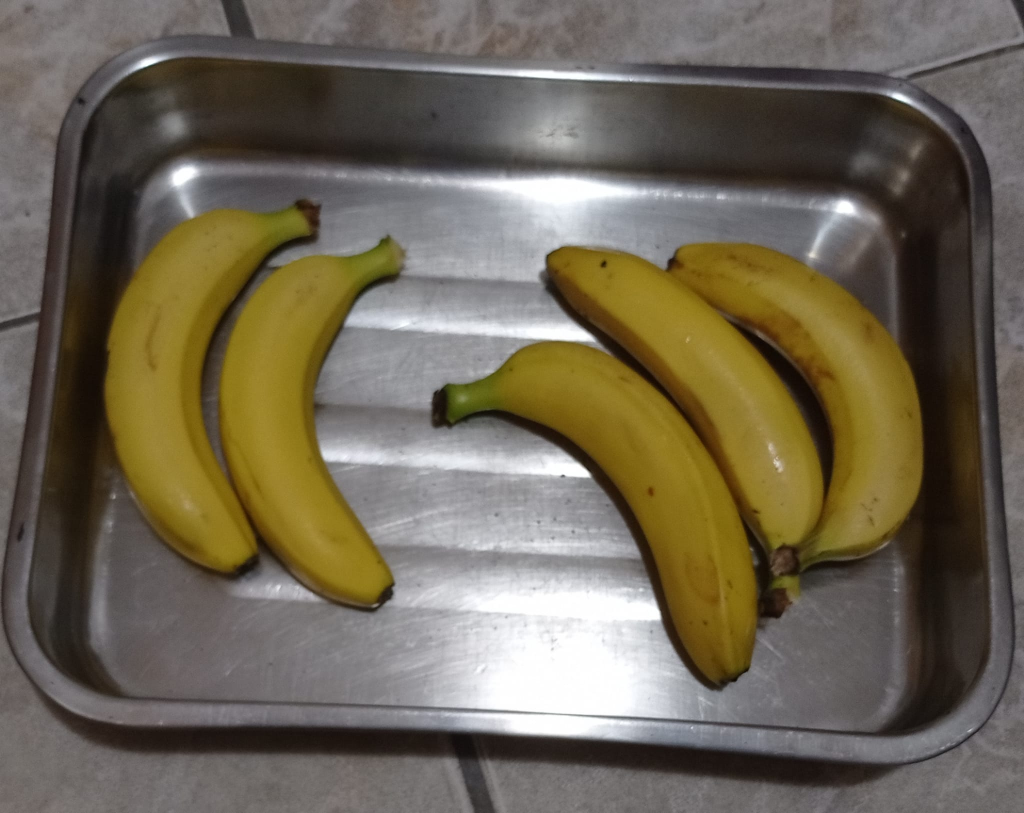
#> input picture test_propias/test1.jpeg, 2048 x 1625 px (shown at 1/2 size)
$ python -i detector_utils.py   (imports and definitions only)
#> lines starting #> are read from the running program, lines starting #| are printed output that depends on the picture; after the words box and inside, x2 and y2 are one past the last pixel; in counts of white or black regions, pixels touching at a corner belong together
#> further down, picture is the input picture: shape (1625, 2048, 3); mean B, G, R 84.7, 102, 110.5
import numpy as np
import cv2
import matplotlib.pyplot as plt


def show(img):
    plt.imshow(img,cmap='gray')
    plt.show()


def filtrar_areas(img,th):
    connectivity = 8
    out = cv2.connectedComponentsWithStats(img.copy(), connectivity)
    (numLabels, labels, stats, centroids) = out
    mask = np.zeros(img.shape, dtype="uint8")

    for i in range(1, numLabels):
        area = stats[i, cv2.CC_STAT_AREA]
        if area > th:
            componentMask = (labels == i).astype("uint8") * 255
            mask = cv2.bitwise_or(mask, componentMask)

    return mask


# [21 lines left out: function suavizar, not called in this run]


def background(I,Ib):
    return I*np.moveaxis(np.array([Ib,Ib,Ib]),0,-1)

def eliminar_fondo(img,area_th = 2000,blur_dim = 7,morph_kernel = 7):

#> called with area_th = 2000, blur_dim = 7, morph_kernel = 7
    I=cv2.cvtColor(img.copy(),cv2.COLOR_BGR2RGB)
    Iy=cv2.cvtColor(I.copy(),cv2.COLOR_RGB2YUV)
#> Iy: shape (1625, 2048, 3); mean of channels 0, 1, 2 102.5, 119.3, 135.1
    u=Iy[...,1]
    v=Iy[...,2]

    _, thru = cv2.threshold(u, 0, 255, cv2.THRESH_BINARY + cv2.THRESH_OTSU)
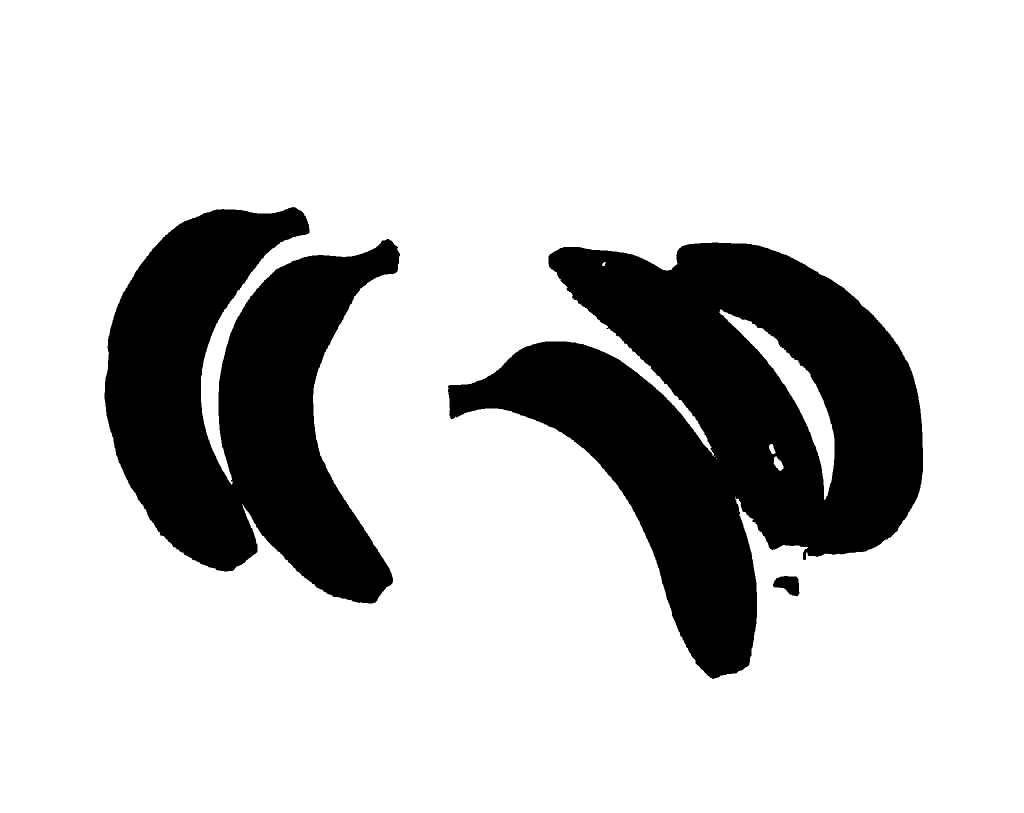
#> thru: shape (1625, 2048) (shown at 1/2 size); 79.4% white; 3 black regions, box (x1, y1, x2, y2) and area: (896, 485, 1846, 1358) 402593, (209, 414, 800, 1207) 282157, (1546, 1152, 1599, 1193) 1429
    _, thrv = cv2.threshold(v, 0, 255, cv2.THRESH_BINARY + cv2.THRESH_OTSU)
#> thrv: shape (1625, 2048); 21% white; 11 white regions (4 under 20 px), largest, box (x1, y1, x2, y2) and area: (992, 486, 1848, 1360) 412980, (208, 419, 784, 1209) 277612, (1916, 832, 1960, 992) 5150

    ub=u>thru
    vb=v<thrv
    orb=ub+vb
#> orb: shape (1625, 2048) bool; 21.6% white; 9 white regions (3 under 20 px), largest, box (x1, y1, x2, y2) and area: (896, 485, 1848, 1360) 421303, (208, 414, 800, 1209) 290288, (1916, 832, 1960, 992) 5150, (1546, 1152, 1599, 1217) 2250, (128, 640, 148, 692) 394, (608, 406, 623, 412) 89

    kernel = np.ones((morph_kernel,morph_kernel),np.uint8)
    orb_c=cv2.morphologyEx(np.array(orb,np.uint8), cv2.MORPH_OPEN, kernel)
#> orb_c: shape (1625, 2048); values 0 (black) and 1 (white), 21.6% white; 5 white regions, box (x1, y1, x2, y2) and area: (897, 485, 1848, 1359) 421072, (208, 415, 799, 1208) 290144, (1916, 832, 1960, 992) 5149, (1547, 1152, 1598, 1216) 2230, (136, 656, 148, 692) 300

    orb_c_f= (filtrar_areas(orb_c,area_th)/255).astype(np.uint8)
#> in filtrar_areas, `(numLabels, labels, stats, centroids) = out`:
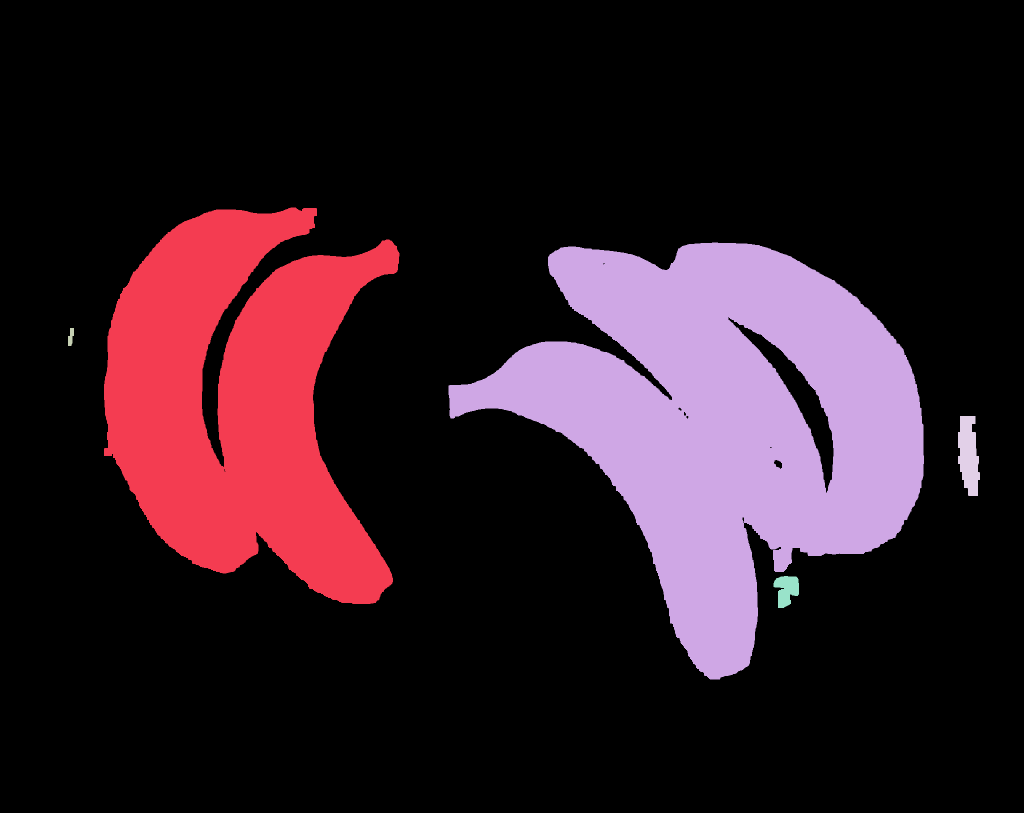
#> labels: shape (1625, 2048) int32 (shown at 1/2 size); 6 distinct labels, from 0 to 5; one colour per label, 0 black
#> in filtrar_areas, `(numLabels, labels, stats, centroids) = out`: numLabels = 6; stats = [[0, 0, 2048, 1625, 2609105], [208, 415, 591, 793, 290144], [897, 485, 951, 874, 421072], [136, 656, 12, 36, 300], [1916, 832, 44, 160, 5149], [1547, 1152, 51, 64, 2230]]; centroids = [[1013.5, 808.1], [477.5, 800.1], [1448.4, 841.1], [141.4, 673.6], [1936.9, 910], [1572.8, 1179]]
#> the loop in filtrar_areas, `for i in range(1, numLabels):` made 5 passes
#> area on passes 1 to 5: 290144, 421072, 300, 5149, 2230
#> pass 1, in filtrar_areas, `componentMask = (labels == i).astype("uint8") * 255`:
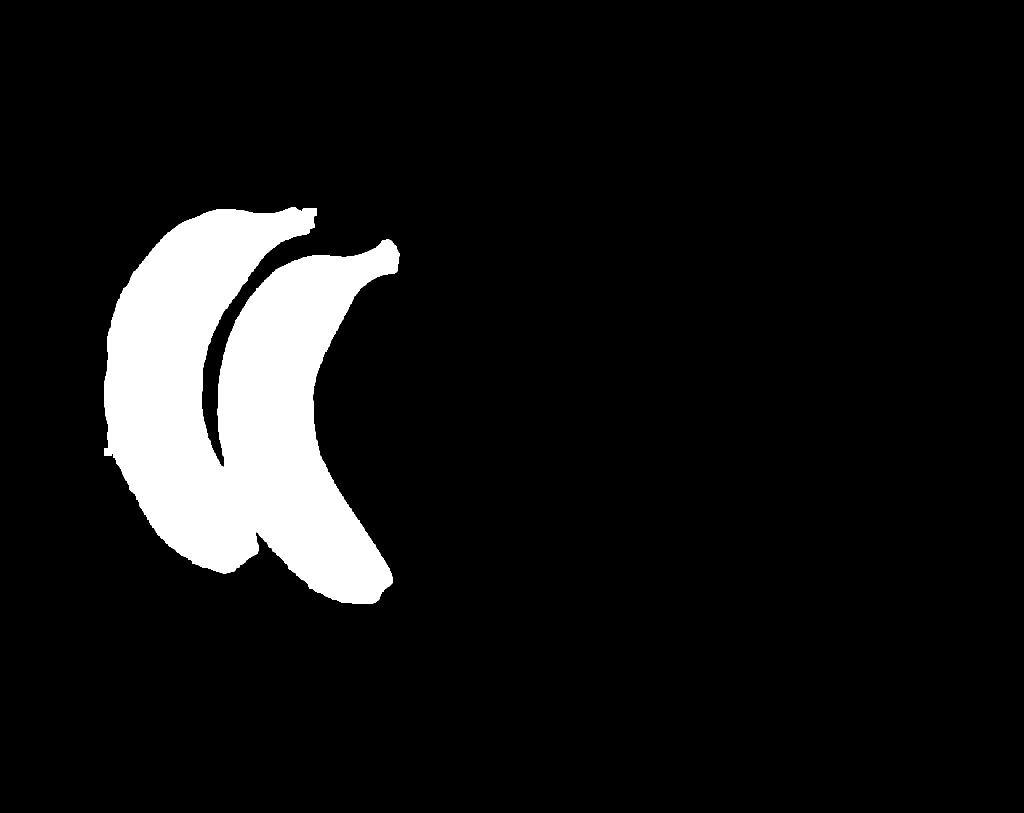
#> componentMask: shape (1625, 2048) (shown at 1/2 size); 8.7% white; 1 white region, box (x1, y1, x2, y2) and area: (208, 415, 799, 1208) 290144
#> orb_c_f: shape (1625, 2048); values 0 (black) and 1 (white), 21.6% white; 4 white regions, box (x1, y1, x2, y2) and area: (897, 485, 1848, 1359) 421072, (208, 415, 799, 1208) 290144, (1916, 832, 1960, 992) 5149, (1547, 1152, 1598, 1216) 2230

    blur = cv2.medianBlur(orb_c_f,blur_dim)
#> blur: shape (1625, 2048); values 0 (black) and 1 (white), 21.6% white; 4 white regions, box (x1, y1, x2, y2) and area: (897, 485, 1848, 1359) 421232, (208, 415, 799, 1208) 290132, (1916, 832, 1960, 992) 5129, (1547, 1152, 1598, 1216) 2224
    bk=background(img.copy(),blur)
#> in background, `return I*np.moveaxis(np.array([Ib,Ib,Ib]),0,-1)`:
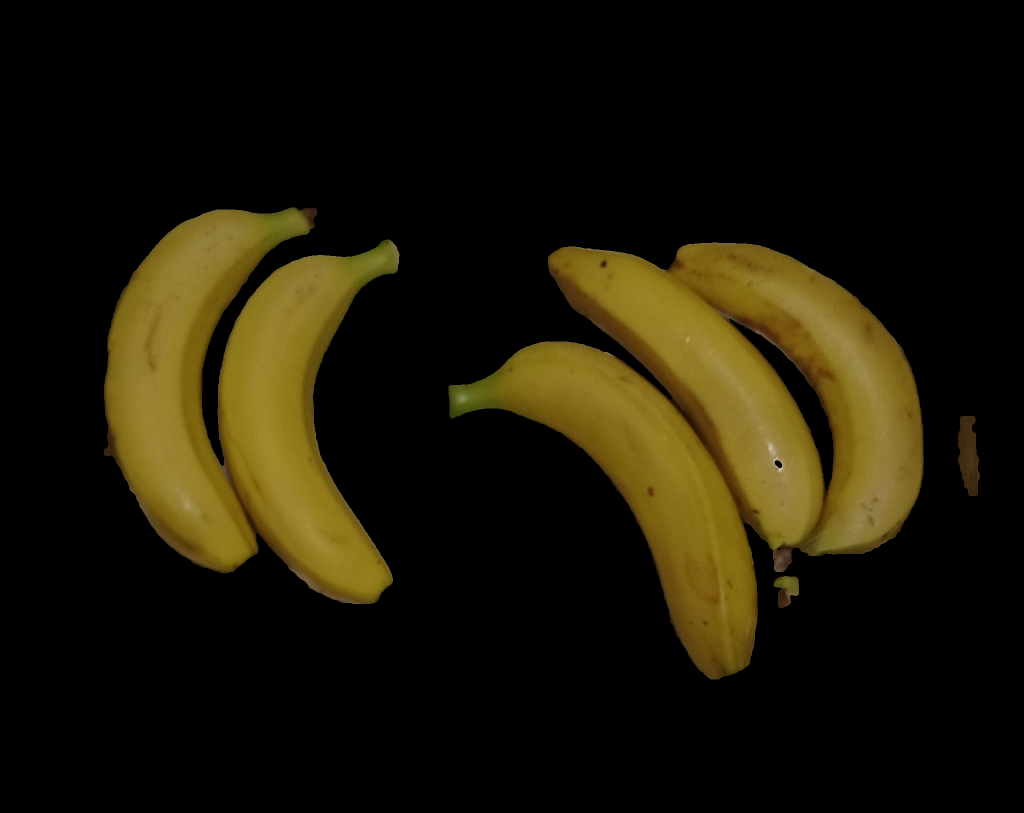
#> returned value: shape (1625, 2048, 3) (shown at 1/2 size); mean of channels 0, 1, 2 6.4, 22.8, 27.8; drawn as B, G, R

    return bk

>>> import cv2
>>> picture = cv2.imread('../test_propias/test1.jpeg')
>>> result = eliminar_fondo(picture)

$ run again, on test_propias/test2.jpeg
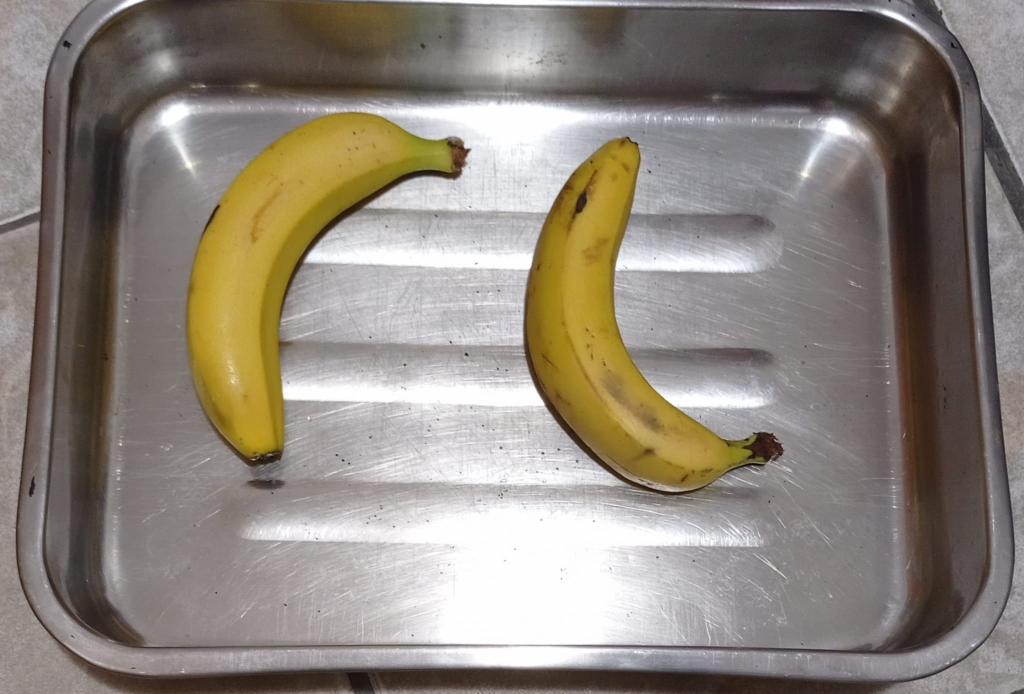
#> input picture test_propias/test2.jpeg, 2048 x 1387 px (shown at 1/2 size)
#> picture is the input picture: shape (1387, 2048, 3); mean B, G, R 124.5, 133.7, 142.1
#> Iy: shape (1387, 2048, 3); mean of channels 0, 1, 2 135.1, 122.8, 134.2
#> in eliminar_fondo, `_, thru = cv2.threshold(u, 0, 255, cv2.THRESH_BINARY + cv2.THRESH_OTSU)`:
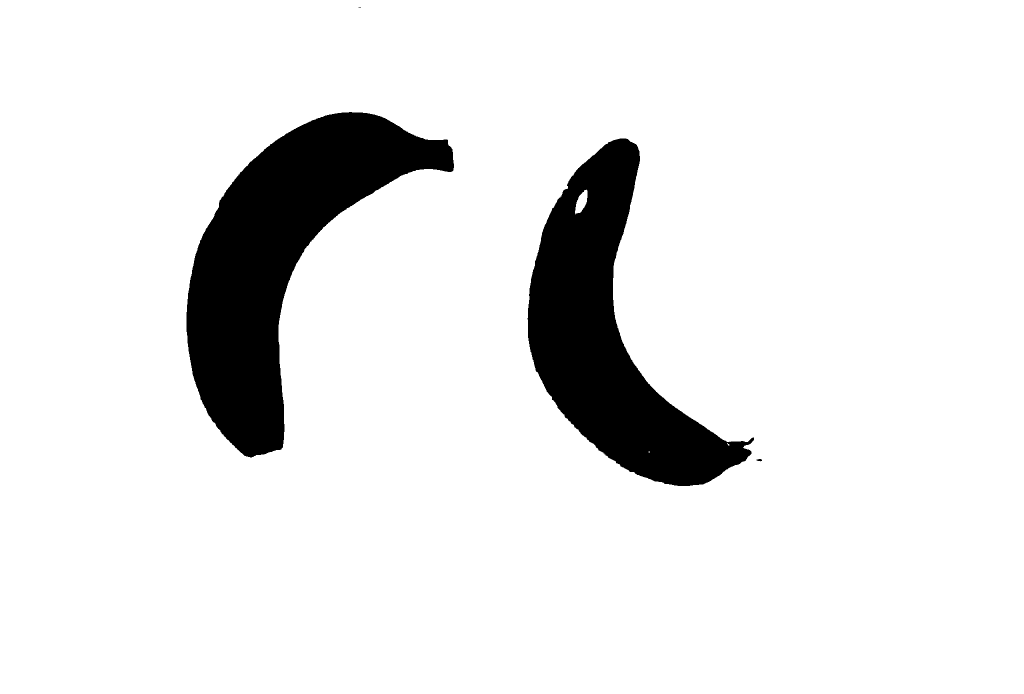
#> thru: shape (1387, 2048) (shown at 1/2 size); 90.5% white; 4 black regions (1 under 20 px), largest, box (x1, y1, x2, y2) and area: (373, 224, 908, 915) 146410, (1055, 277, 1508, 972) 124015, (1513, 918, 1524, 923) 37
#> thrv: shape (1387, 2048); 10.5% white; 34 white regions (14 under 20 px), largest, box (x1, y1, x2, y2) and area: (372, 224, 832, 922) 143939, (1051, 276, 1480, 976) 130110, (1792, 588, 1871, 1056) 13980
#> orb: shape (1387, 2048) bool; 10.7% white; 33 white regions (13 under 20 px), largest, box (x1, y1, x2, y2) and area: (372, 224, 935, 922) 150525, (1051, 276, 1508, 976) 131275, (1792, 588, 1871, 1056) 13980
#> orb_c: shape (1387, 2048); values 0 (black) and 1 (white), 10.7% white; 12 white regions, largest, box (x1, y1, x2, y2) and area: (372, 224, 934, 920) 150352, (1051, 276, 1502, 976) 130865, (1792, 592, 1862, 1056) 13916
#> labels: shape (1387, 2048) int32; 13 distinct labels, from 0 to 12
#> numLabels = 13; stats = 13 rows, first 6: [0, 0, 2048, 1387, 2537436], [618, 7, 150, 57, 5420], [372, 224, 562, 696, 150352], [1051, 276, 451, 700, 130865], [1768, 304, 12, 12, 129], [1769, 328, 15, 24, 292]; centroids = 13 rows, first 8: [1037.2, 705.1], [686.2, 29.98], [562, 516], [1212.3, 675.6], [1773.8, 309.2], [1776.5, 339.1], [1795.5, 544.5], [81.5, 567.5]
#> the loop in filtrar_areas, `for i in range(1, numLabels):` made 12 passes
#> area on passes 1 to 8: 5420, 150352, 130865, 129, 292, 80, 128, 13916
#> orb_c_f: shape (1387, 2048); values 0 (black) and 1 (white), 10.6% white; 4 white regions, box (x1, y1, x2, y2) and area: (372, 224, 934, 920) 150352, (1051, 276, 1502, 976) 130865, (1792, 592, 1862, 1056) 13916, (618, 7, 768, 64) 5420
#> blur: shape (1387, 2048); values 0 (black) and 1 (white), 10.6% white; 4 white regions, box (x1, y1, x2, y2) and area: (372, 224, 934, 920) 150331, (1051, 276, 1502, 976) 130871, (1792, 592, 1862, 1056) 13899, (618, 7, 768, 64) 5405
#> in background, `return I*np.moveaxis(np.array([Ib,Ib,Ib]),0,-1)`:
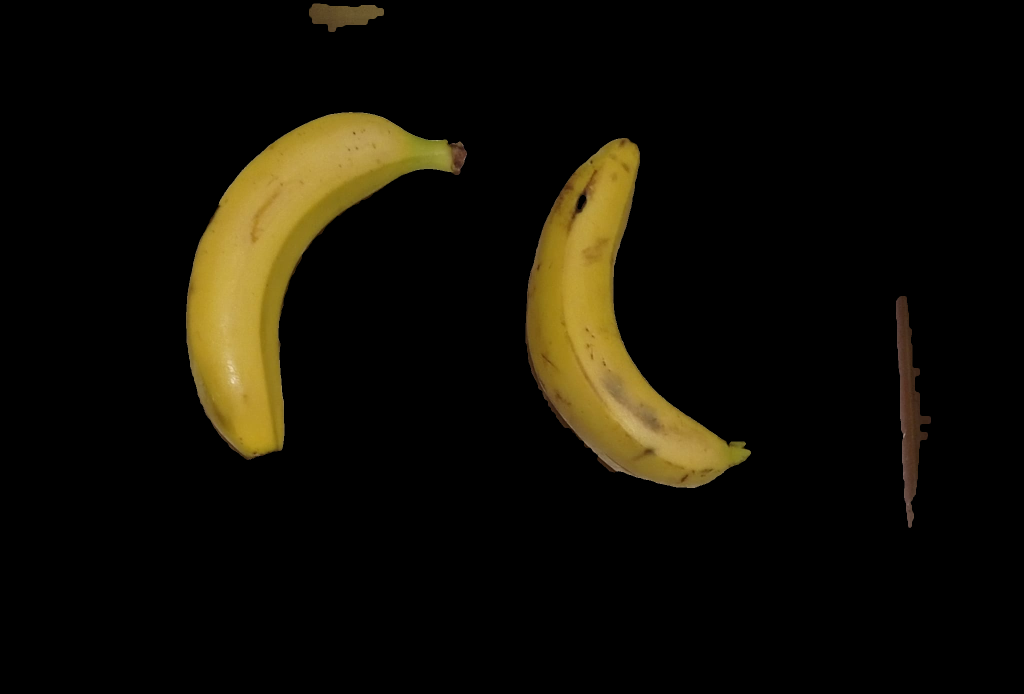
#> returned value: shape (1387, 2048, 3) (shown at 1/2 size); mean of channels 0, 1, 2 4.9, 13.6, 16.6; drawn as B, G, R
